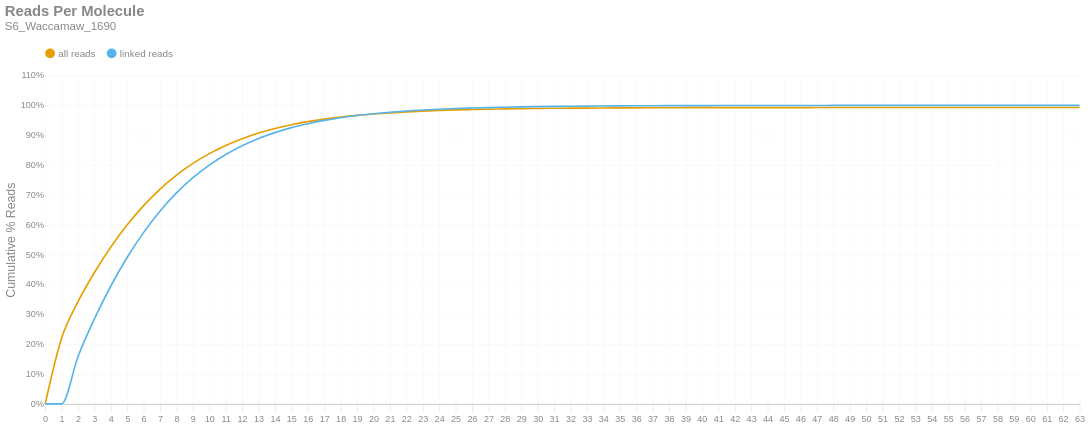

Here is the notebook cell this chart was saved with:
### Markdown cell above
### Reads per Molecule
This chart shows the cumulative distribution of the number of reads per linked molecule. That is, how many alignments are associated with a unique molecule. This excludes the number of reads associated with invalid or absent linked-read barcodes. The `linked` histogram is the percentages recalculated when disregarding singletons.

### Code cell
if SKIPLR:
    print_html(f"Skipped")
else:
    counts = np.bincount(valids['reads'].cast(pl.Int64).to_numpy())
    weighted = counts * np.arange(len(counts))
    all_perc = weighted / n_reads
    linked_perc = weighted / n_linked_reads
    linked_perc[1] = 0
    binned_df = pl.DataFrame({
        'readsper': list(range(len(counts))),
        'all reads (cumsum)': np.cumsum(all_perc).tolist(),
        'linked reads (cumsum)': np.cumsum(linked_perc).tolist(),
    })

    with SafeRender(binned_df):
        (
            density_plot(binned_df, 'Reads Per Molecule', samplename, 'readspmol')
            .encode(
                x=alt.X('readsper:O', title=None).axis(labelAngle=0).scale(padding=0),
                y=alt.Y('value:Q', title='Cumulative % Reads').axis(format='%').stack(False),
                color=alt.Color("key:N").scale(domain=["all reads", "linked reads"]),
                tooltip=[
                    alt.Tooltip("key:N", title="Data Type"),
                    alt.Tooltip("readsper:O", title="Reads Per Molecule"),
                    alt.Tooltip("value:Q", format=".2%", title="% Reads (Cum.)")
                ]            
            )
        ).display()

### Figure 1 — Vega-Lite specification as saved in the notebook (floating-point values rounded to 4 significant figures)
{"width": "container", "height": 400, "config": {"title": {"anchor": "start", "dy": -15, "fontSize": 18, "color": "#888888", "subtitleColor": "#888888", "subtitleFontSize": 14}, "arc": {"fill": "#0072B2"}, "axis": {"domainColor": "#888888", "domainWidth": 0.5, "gridWidth": 0.2, "grid": false, "titleFontWeight": 400, "titleFontSize": 15, "labelFontSize": 11, "labelColor": "#888888", "tickColor": "#888888", "tickWidth": 0.2, "titleColor": "#888888"}, "axisBand": {"grid": false}, "axisX": {"grid": true, "tickSize": 10, "domainCap": "round"}, "axisY": {"domain": false, "grid": true, "tickSize": 0, "domainCap": "round"}, "background": "transparent", "header": {"labelFontSize": 15, "labelColor": "#888888", "titleFontSize": 15, "titleFontWeight": 600, "titleColor": "#888888"}, "legend": {"labelFont": "sans-serif", "labelFontSize": 12, "labelColor": "#888888", "symbolSize": 100, "symbolType": "circle", "titleFontSize": 12, "titlePadding": 10, "titleColor": "#888888", "title": null, "orient": "top"}, "range": {"category": ["#E69F00", "#56B4E9", "#009E73", "#F0E442", "#0072B2", "#D55E00", "#CC79A7", "#000000"], "diverging": ["#cfe8f3", "#a2d4ec", "#73bfe2", "#46abdb", "#1696d2", "#12719e"]}, "area": {"fill": "#0072B2", "fillOpacity": 0.7, "line": true, "strokeOpacity": 0.7}, "line": {"color": "#0072B2", "stroke": "#0072B2", "strokeWidth": 2}, "trail": {"color": "#0072B2", "stroke": "#0072B2", "strokeWidth": 0, "size": 1}, "point": {"filled": true, "fillOpacity": 1.0, "size": 95}, "text": {"color": "#888888", "fontSize": 11, "align": "right", "fontWeight": 400, "size": 11}, "bar": {"fill": "#0072B2", "stroke": null}, "view": {"stroke": null, "continuousWidth": 660, "continuousHeight": 400}}, "data": {"name": "data-cabc5fc254a84205c519057112f0419b"}, "mark": {"type": "line", "interpolate": "monotone", "point": {"opacity": 0, "size": 275}}, "encoding": {"color": {"field": "key", "scale": {"domain": ["all reads", "linked reads"]}, "type": "nominal"}, "tooltip": [{"field": "key", "title": "Data Type", "type": "nominal"}, {"field": "readsper", "title": "Reads Per Molecule", "type": "ordinal"}, {"field": "value", "format": ".2%", "title": "% Reads (Cum.)", "type": "quantitative"}], "x": {"axis": {"labelAngle": 0}, "field": "readsper", "scale": {"padding": 0}, "title": null, "type": "ordinal"}, "y": {"axis": {"format": "%"}, "field": "value", "stack": false, "title": "Cumulative % Reads", "type": "quantitative"}}, "params": [{"name": "param_c36ac31b6afebe62", "select": {"type": "point", "fields": ["key"]}, "bind": "legend"}], "title": {"text": "Reads Per Molecule", "subtitle": "S6_Waccamaw_1690"}, "transform": [{"fold": ["all reads (cumsum)", "linked reads (cumsum)"]}, {"calculate": "replace(datum.key, ' (cumsum)', '')", "as": "key"}, {"filter": {"param": "param_c36ac31b6afebe62"}}], "usermeta": {"embedOptions": {"downloadFileName": "S6_Waccamaw_1690.readspmol"}}, "$schema": "https://vega.github.io/schema/vega-lite/v6.1.0.json", "datasets": {"data-cabc5fc254a84205c519057112f0419b": [{"readsper": 0, "all reads (cumsum)": 0.0, "linked reads (cumsum)": 0.0}, {"readsper": 1, "all reads (cumsum)": 0.2202, "linked reads (cumsum)": 0.0}, {"readsper": 2, "all reads (cumsum)": 0.3425, "linked reads (cumsum)": 0.1582}, {"readsper": 3, "all reads (cumsum)": 0.4403, "linked reads (cumsum)": 0.2848}, {"readsper": 4, "all reads (cumsum)": 0.5254, "linked reads (cumsum)": 0.395}, {"readsper": 5, "all reads (cumsum)": 0.5999, "linked reads (cumsum)": 0.4913}, {"readsper": 6, "all reads (cumsum)": 0.6642, "linked reads (cumsum)": 0.5746}, {"readsper": 7, "all reads (cumsum)": 0.7196, "linked reads (cumsum)": 0.6463}, {"readsper": 8, "all reads (cumsum)": 0.7663, "linked reads (cumsum)": 0.7067}, {"readsper": 9, "all reads (cumsum)": 0.8057, "linked reads (cumsum)": 0.7577}, {"readsper": 10, "all reads (cumsum)": 0.8384, "linked reads (cumsum)": 0.8}, {"readsper": 11, "all reads (cumsum)": 0.866, "linked reads (cumsum)": 0.8357}, {"readsper": 12, "all reads (cumsum)": 0.8885, "linked reads (cumsum)": 0.8649}, {"readsper": 13, "all reads (cumsum)": 0.9073, "linked reads (cumsum)": 0.8892}, {"readsper": 14, "all reads (cumsum)": 0.9225, "linked reads (cumsum)": 0.9088}, {"readsper": 15, "all reads (cumsum)": 0.9353, "linked reads (cumsum)": 0.9254}, {"readsper": 16, "all reads (cumsum)": 0.9454, "linked reads (cumsum)": 0.9385}, {"readsper": 17, "all reads (cumsum)": 0.954, "linked reads (cumsum)": 0.9497}, {"readsper": 18, "all reads (cumsum)": 0.961, "linked reads (cumsum)": 0.9587}, {"readsper": 19, "all reads (cumsum)": 0.9667, "linked reads (cumsum)": 0.9661}, {"readsper": 20, "all reads (cumsum)": 0.9713, "linked reads (cumsum)": 0.972}, {"readsper": 21, "all reads (cumsum)": 0.9751, "linked reads (cumsum)": 0.9769}, {"readsper": 22, "all reads (cumsum)": 0.9782, "linked reads (cumsum)": 0.981}, {"readsper": 23, "all reads (cumsum)": 0.9809, "linked reads (cumsum)": 0.9845}, {"readsper": 24, "all reads (cumsum)": 0.983, "linked reads (cumsum)": 0.9872}, {"readsper": 25, "all reads (cumsum)": 0.9848, "linked reads (cumsum)": 0.9894}, {"readsper": 26, "all reads (cumsum)": 0.9861, "linked reads (cumsum)": 0.9911}, {"readsper": 27, "all reads (cumsum)": 0.9872, "linked reads (cumsum)": 0.9926}, {"readsper": 28, "all reads (cumsum)": 0.9881, "linked reads (cumsum)": 0.9938}, {"readsper": 29, "all reads (cumsum)": 0.989, "linked reads (cumsum)": 0.9949}, {"readsper": 30, "all reads (cumsum)": 0.9897, "linked reads (cumsum)": 0.9958}, {"readsper": 31, "all reads (cumsum)": 0.9903, "linked reads (cumsum)": 0.9966}, {"readsper": 32, "all reads (cumsum)": 0.9907, "linked reads (cumsum)": 0.9971}, {"readsper": 33, "all reads (cumsum)": 0.9911, "linked reads (cumsum)": 0.9976}, {"readsper": 34, "all reads (cumsum)": 0.9913, "linked reads (cumsum)": 0.9979}, {"readsper": 35, "all reads (cumsum)": 0.9916, "linked reads (cumsum)": 0.9983}, {"readsper": 36, "all reads (cumsum)": 0.9918, "linked reads (cumsum)": 0.9986}, {"readsper": 37, "all reads (cumsum)": 0.992, "linked reads (cumsum)": 0.9988}, {"readsper": 38, "all reads (cumsum)": 0.9922, "linked reads (cumsum)": 0.9991}, {"readsper": 39, "all reads (cumsum)": 0.9923, "linked reads (cumsum)": 0.9992}, {"readsper": 40, "all reads (cumsum)": 0.9924, "linked reads (cumsum)": 0.9993}, {"readsper": 41, "all reads (cumsum)": 0.9925, "linked reads (cumsum)": 0.9994}, {"readsper": 42, "all reads (cumsum)": 0.9926, "linked reads (cumsum)": 0.9996}, {"readsper": 43, "all reads (cumsum)": 0.9926, "linked reads (cumsum)": 0.9997}, {"readsper": 44, "all reads (cumsum)": 0.9927, "linked reads (cumsum)": 0.9997}, {"readsper": 45, "all reads (cumsum)": 0.9927, "linked reads (cumsum)": 0.9997}, {"readsper": 46, "all reads (cumsum)": 0.9927, "linked reads (cumsum)": 0.9998}, {"readsper": 47, "all reads (cumsum)": 0.9927, "linked reads (cumsum)": 0.9998}, {"readsper": 48, "all reads (cumsum)": 0.9928, "linked reads (cumsum)": 0.9998}, {"readsper": 49, "all reads (cumsum)": 0.9928, "linked reads (cumsum)": 0.9999}, {"readsper": 50, "all reads (cumsum)": 0.9928, "linked reads (cumsum)": 0.9999}, {"readsper": 51, "all reads (cumsum)": 0.9928, "linked reads (cumsum)": 0.9999}, {"readsper": 52, "all reads (cumsum)": 0.9929, "linked reads (cumsum)": 0.9999}, {"readsper": 53, "all reads (cumsum)": 0.9929, "linked reads (cumsum)": 1.0}, {"readsper": 54, "all reads (cumsum)": 0.9929, "linked reads (cumsum)": 1.0}, {"readsper": 55, "all reads (cumsum)": 0.9929, "linked reads (cumsum)": 1.0}, {"readsper": 56, "all reads (cumsum)": 0.9929, "linked reads (cumsum)": 1.0}, {"readsper": 57, "all reads (cumsum)": 0.9929, "linked reads (cumsum)": 1.0}, {"readsper": 58, "all reads (cumsum)": 0.9929, "linked reads (cumsum)": 1.0}, {"readsper": 59, "all reads (cumsum)": 0.9929, "linked reads (cumsum)": 1.0}, {"readsper": 60, "all reads (cumsum)": 0.9929, "linked reads (cumsum)": 1.0}, {"readsper": 61, "all reads (cumsum)": 0.9929, "linked reads (cumsum)": 1.0}, {"readsper": 62, "all reads (cumsum)": 0.9929, "linked reads (cumsum)": 1.0}, {"readsper": 63, "all reads (cumsum)": 0.9929, "linked reads (cumsum)": 1.0}]}}
